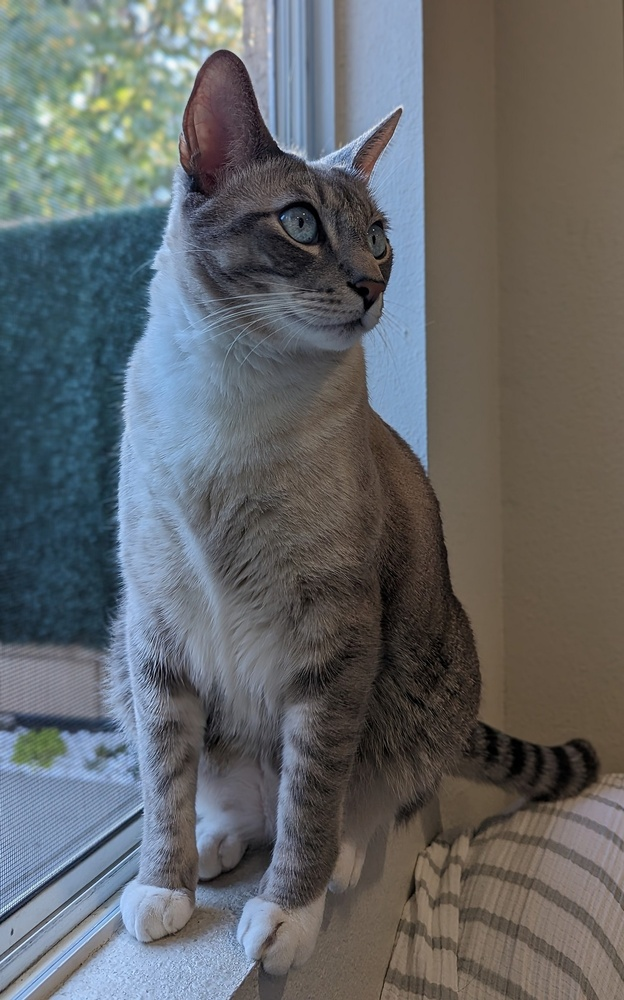
//> input picture Ch12/asset/cat.jpg, 624 x 1000 px, shrunk from 1068 x 1712 before the run
$ ./main   (built with g++ and OpenCV 4)
//> lines starting //> are read from the running program, lines starting //| are printed output that depends on the picture
#include <iostream>
#include <opencv2/opencv.hpp>

#define BLUR_CYCLES 5

int main()
{
    cv::Mat image = cv::imread("../../asset/cat.jpg");
//> image is the input picture: 1000 rows x 624 cols, CV_8UC3; mean B, G, R 103.8, 101.9, 99.1
    std::cout << "Read cat.jpg with: " << image.rows << "x" << image.cols << std::endl;
//| Read cat.jpg with: 1000x624
    cv::Mat adjusted_image = cv::Mat::zeros(image.size(), image.type());
    float alpha = 1 + 0.4;
    float beta = 50;
    image.convertTo(adjusted_image, -1, alpha, beta);
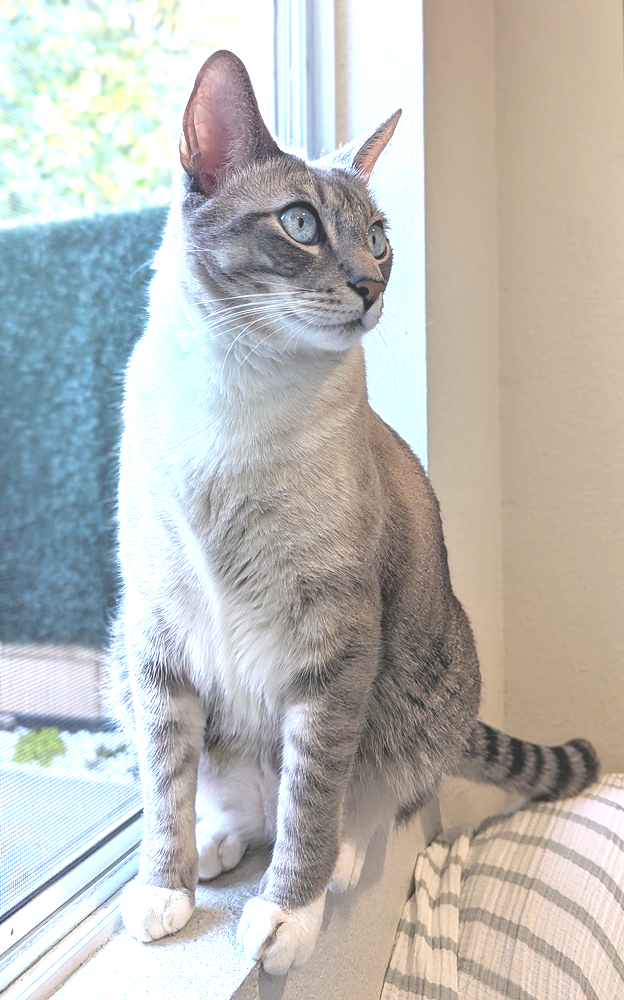
//> adjusted_image: 1000 rows x 624 cols, CV_8UC3; mean B, G, R 182.8, 186.5, 187
    float normalizer = 1.0f / (5*5);
    cv::Mat kernel = cv::Mat::ones(5, 5, CV_32F) * normalizer;
    for (int i = 0; i < BLUR_CYCLES; i++) {
        cv::filter2D(adjusted_image, adjusted_image, -1, kernel);
    }
//> this loop made 5 passes
//> pass 3, `cv::filter2D(adjusted_image, adjusted_image, -1, kernel);`:
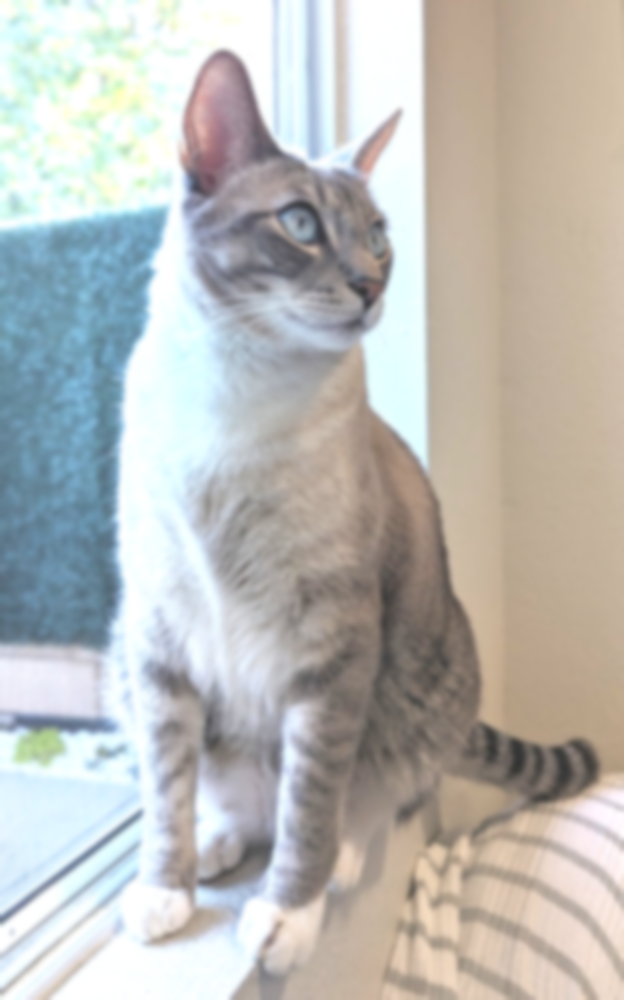
//> adjusted_image: 1000 rows x 624 cols, CV_8UC3; mean B, G, R 182.8, 186.5, 187
    cv::imwrite("output/cat_adjusted.jpg", adjusted_image);
    return 0;
}
